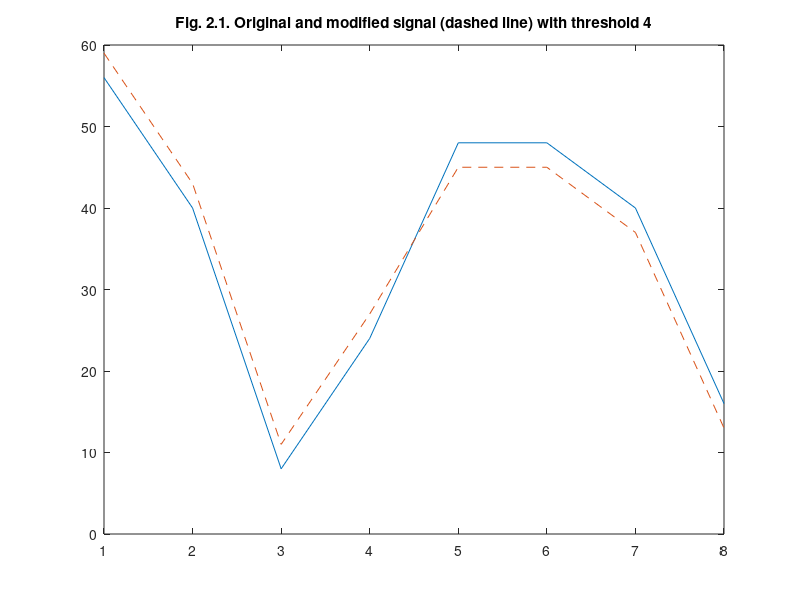
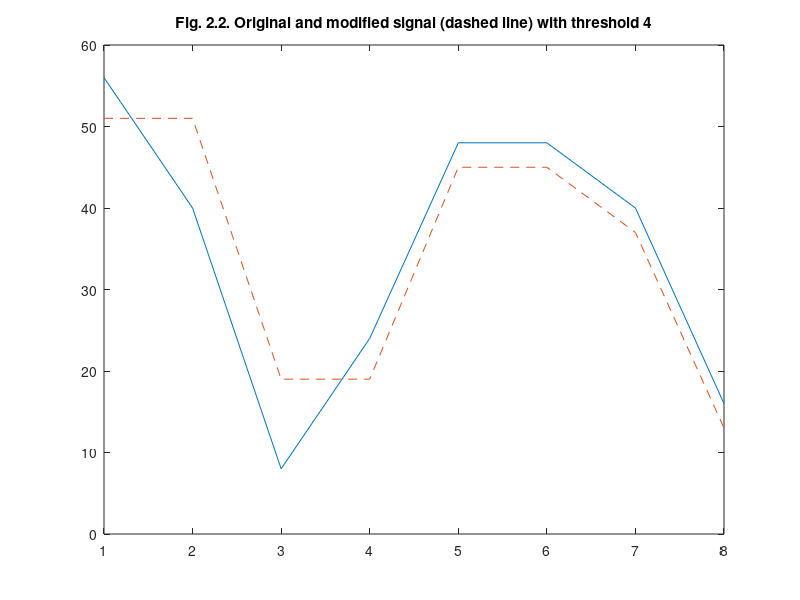

MATLAB code for these plots, in order:
%% Octave reconstruction of graphs on p.9 in "Ripples in Mathematics" by A. Jensen
%% and A. la Cour-Harbo.
%% Author: Vladimir Kulyukin

x = 1:1:8;
signal_p7      = [56.00	40.00	8.00	24.00	48.00	48.00	40.00	16.00];
signal_p7_th_4 = [59.00	43.00	11.00	27.00	45.00	45.00	37.00	13.00];
signal_p7_th_9 = [51.00	51.00	19.00	19.00	45.00	45.00	37.00	13.00];

figure;
plot(x, signal_p7);
hold on;
plot(x, signal_p7_th_4, "--");
title("Fig. 2.1. Original and modified signal (dashed line) with threshold 4");

figure;
plot(x, signal_p7);
hold on;
plot(x, signal_p7_th_9, "--");
title("Fig. 2.2. Original and modified signal (dashed line) with threshold 4");
